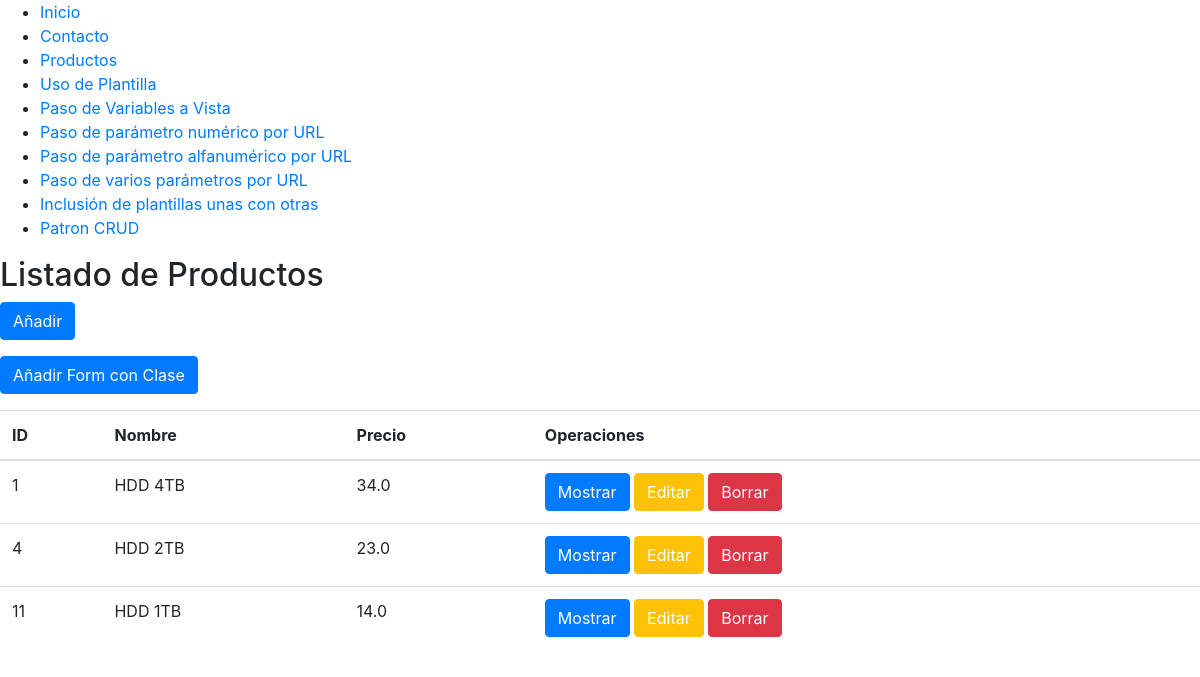
/crud/, run on the app's committed database.
### crud/models.py (models this page shows, shortened)
class Producto(models.Model):
    nombre = models.CharField(max_length=200)
    precio = models.FloatField(null=True, blank=True)

### crud/views.py (the view)
# urls.py: path('', indexApi, name="index-api"),
def index(request):
    mititulo = "Listado de Productos"
    template = loader.get_template('crud/index.html')
    """
    productos = [
        {
            'id': 2,
            'nombre': "HDD 4TB",
            'precio': 36.9
        },
        {
            'id': 3,
            'nombre': "HDD 2TB",
            'precio': 16.9
        },
        {
            'id': 4,
            'nombre': "HDD 1TB",
            'precio': 9.9
        },
    ]
    """
    productos= Producto.objects.all()
    context = {
        'titulo': mititulo,
        'productos': productos
    }
    return HttpResponse(template.render(context, request))

### crud/templates/crud/index.html
{% include "miapp/header.html" %}
<h2>{{ titulo }}</h2>
<div>
    <p><a href="{% url 'crud:add-form-product' %}"><button type="button" class="btn btn-primary">Añadir</button></a></p>
<p><a href="{% url 'crud:add-class-form-product' %}"><button type="button" class="btn btn-primary">Añadir Form con Clase</button></a></p>
    <table class="table">
        <thead>
            <tr>
                <th scope="col">ID</th>
                <th scope="col">Nombre</th>
                <th scope="col">Precio</th>
                <th scope="col">Operaciones</th>
            </tr>
        </thead>
        <tbody>
        {% for producto in productos %}
            <tr>
                <td scope="row">{{ producto.id }}</td>
                <td>{{ producto.nombre }}</td>
                <td>{{ producto.precio }}</td>
                <td>
                    <a href="{% url 'crud:show-product' producto.id %}"><button class="btn btn-primary">Mostrar</button></a>
                    <a href="{% url 'crud:edit-form-product' producto.id %}"><button class="btn btn-warning">Editar</button></a>
                    <a href="{% url 'crud:delete-form-product' producto.id %}"><button class="btn btn-danger">Borrar</button></a>
                </td>
            </tr>
        {% endfor %}
        </tbody>
    </table>
</div>
{% include "miapp/footer.html" %}

### crud/static/crud/estilos.css (style rules this page uses)
.btn { color: white; }

### data on the page
Producto: id "1", nombre "HDD 4TB", precio "34.0"
Producto: id "4", nombre "HDD 2TB", precio "23.0"
Producto: id "11", nombre "HDD 1TB", precio "14.0"

### other printed values
{{ titulo }} "Listado de Productos"
